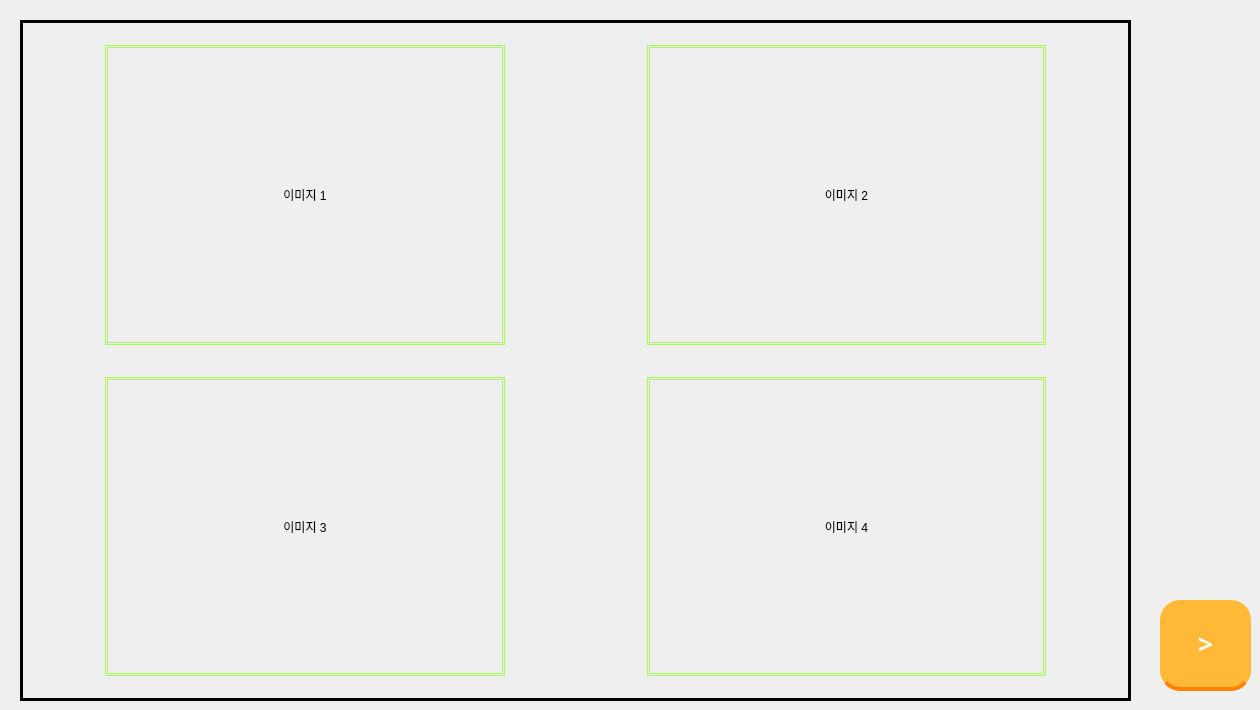
    <widget class="QWidget" name="PhotoPage">
     <widget class="QWidget" name="gridLayoutWidget_3">
      <property name="geometry">
       <rect>
        <x>20</x>
        <y>20</y>
        <width>1111</width>
        <height>681</height>
       </rect>
      </property>
      <layout class="QGridLayout" name="gridLayout_3">
       <property name="leftMargin">
        <number>85</number>
       </property>
       <property name="topMargin">
        <number>25</number>
       </property>
       <property name="rightMargin">
        <number>85</number>
       </property>
       <property name="bottomMargin">
        <number>25</number>
       </property>
       <property name="horizontalSpacing">
        <number>142</number>
       </property>
       <property name="verticalSpacing">
        <number>32</number>
       </property>
       <item row="1" column="0">
        <widget class="QLabel" name="Photo3">
         <property name="styleSheet">
          <string notr="true">QLabel{
	border : 3px double #ABF760;
}</string>
         </property>
         <property name="text">
          <string>이미지 3</string>
         </property>
         <property name="alignment">
          <set>Qt::AlignCenter</set>
         </property>
        </widget>
       </item>
       <item row="0" column="0">
        <widget class="QLabel" name="Photo1">
         <property name="styleSheet">
          <string notr="true">QLabel{
	border : 3px double #ABF760;
}</string>
         </property>
         <property name="text">
          <string>이미지 1</string>
         </property>
         <property name="alignment">
          <set>Qt::AlignCenter</set>
         </property>
        </widget>
       </item>
       <item row="0" column="1">
        <widget class="QLabel" name="Photo2">
         <property name="styleSheet">
          <string notr="true">QLabel{
	border : 3px double #ABF760;
}</string>
         </property>
         <property name="text">
          <string>이미지 2</string>
         </property>
         <property name="alignment">
          <set>Qt::AlignCenter</set>
         </property>
        </widget>
       </item>
       <item row="1" column="1">
        <widget class="QLabel" name="Photo4">
         <property name="styleSheet">
          <string notr="true">QLabel{
	border : 3px double #ABF760;
}</string>
         </property>
         <property name="text">
          <string>이미지 4</string>
         </property>
         <property name="alignment">
          <set>Qt::AlignCenter</set>
         </property>
        </widget>
       </item>
      </layout>
     </widget>
     <widget class="QPushButton" name="NextBtn_3">
      <property name="geometry">
       <rect>
        <x>1160</x>
        <y>600</y>
        <width>91</width>
        <height>91</height>
       </rect>
      </property>
      <property name="font">
       <font>
        <family>Leferi Base Type Bold</family>
        <pointsize>20</pointsize>
        <weight>75</weight>
        <bold>true</bold>
       </font>
      </property>
      <property name="styleSheet">
       <string notr="true">QPushButton{
	color: white;
    background-color: #FFB937		;
    padding: 12px;
    border-radius: 4px;
    border-bottom: 4px solid #FF8200;
	border-radius: 20px;
}</string>
      </property>
      <property name="text">
       <string>&gt;</string>
      </property>
     </widget>
     <widget class="QLabel" name="label_2">
      <property name="geometry">
       <rect>
        <x>20</x>
        <y>20</y>
        <width>1111</width>
        <height>681</height>
       </rect>
      </property>
      <property name="styleSheet">
       <string notr="true">QLabel{
	border : 3px solid black;
}</string>
      </property>
      <property name="text">
       <string/>
      </property>
     </widget>
     <zorder>label_2</zorder>
     <zorder>gridLayoutWidget_3</zorder>
     <zorder>NextBtn_3</zorder>
    </widget>
